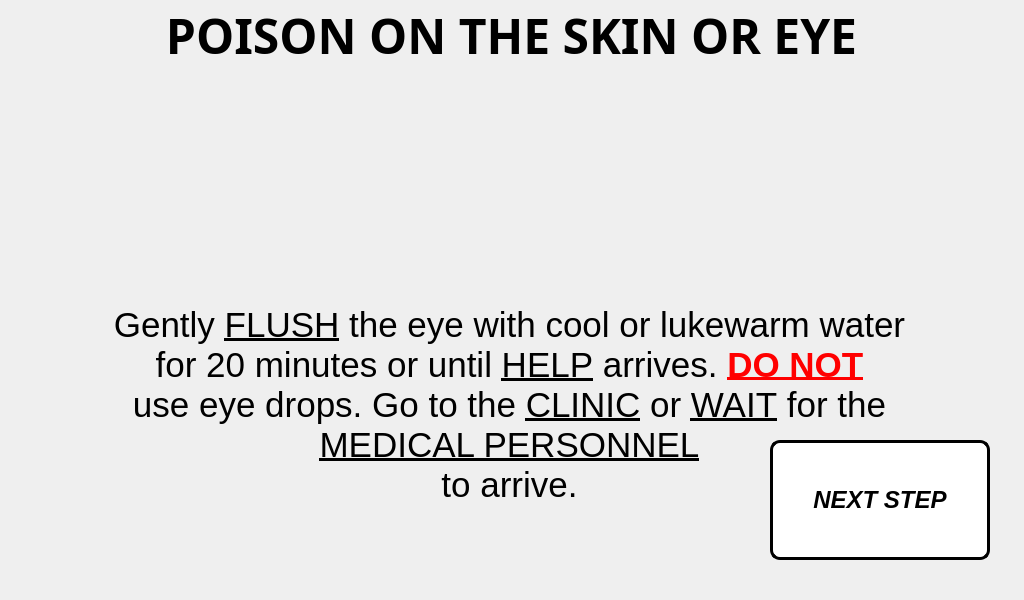
<?xml version="1.0" encoding="UTF-8"?>
<ui version="4.0">
 <class>step_5_window</class>
 <widget class="QMainWindow" name="step_5_window">
  <property name="geometry">
   <rect>
    <x>0</x>
    <y>0</y>
    <width>1024</width>
    <height>600</height>
   </rect>
  </property>
  <property name="minimumSize">
   <size>
    <width>1024</width>
    <height>600</height>
   </size>
  </property>
  <property name="maximumSize">
   <size>
    <width>1024</width>
    <height>600</height>
   </size>
  </property>
  <property name="windowTitle">
   <string>Step 1 Procedure</string>
  </property>
  <widget class="QWidget" name="centralwidget">
   <widget class="QLabel" name="title_step">
    <property name="geometry">
     <rect>
      <x>6</x>
      <y>0</y>
      <width>1011</width>
      <height>71</height>
     </rect>
    </property>
    <property name="font">
     <font>
      <family>Unispace</family>
      <pointsize>18</pointsize>
      <weight>75</weight>
      <bold>true</bold>
     </font>
    </property>
    <property name="text">
     <string>&lt;html&gt;&lt;head/&gt;&lt;body&gt;&lt;p&gt;&lt;span style=&quot; font-size:36pt;&quot;&gt;POISON ON THE SKIN OR EYE&lt;/span&gt;&lt;/p&gt;&lt;/body&gt;&lt;/html&gt;</string>
    </property>
    <property name="alignment">
     <set>Qt::AlignCenter</set>
    </property>
   </widget>
   <widget class="QLabel" name="text_steps">
    <property name="geometry">
     <rect>
      <x>19</x>
      <y>300</y>
      <width>981</width>
      <height>211</height>
     </rect>
    </property>
    <property name="font">
     <font>
      <pointsize>14</pointsize>
     </font>
    </property>
    <property name="text">
     <string>&lt;html&gt;&lt;head/&gt;&lt;body&gt;&lt;p align=&quot;center&quot;&gt;&lt;span style=&quot; font-family:'Calibri'; font-size:26pt; color:#000000;&quot;&gt;Gently &lt;/span&gt;&lt;span style=&quot; font-family:'Calibri'; font-size:26pt; text-decoration: underline; color:#000000;&quot;&gt;FLUSH&lt;/span&gt;&lt;span style=&quot; font-family:'Calibri'; font-size:26pt; color:#000000;&quot;&gt; the eye with cool or lukewarm water&lt;br/&gt;for 20 minutes or until &lt;/span&gt;&lt;span style=&quot; font-family:'Calibri'; font-size:26pt; text-decoration: underline; color:#000000;&quot;&gt;HELP&lt;/span&gt;&lt;span style=&quot; font-family:'Calibri'; font-size:26pt; color:#000000;&quot;&gt; arrives. &lt;/span&gt;&lt;span style=&quot; font-family:'Calibri'; font-size:26pt; font-weight:600; text-decoration: underline; color:#ff0000;&quot;&gt;DO NOT&lt;br/&gt;&lt;/span&gt;&lt;span style=&quot; font-family:'Calibri'; font-size:26pt; color:#000000;&quot;&gt;use eye drops. Go to the &lt;/span&gt;&lt;span style=&quot; font-family:'Calibri'; font-size:26pt; text-decoration: underline; color:#000000;&quot;&gt;CLINIC&lt;/span&gt;&lt;span style=&quot; font-family:'Calibri'; font-size:26pt; color:#000000;&quot;&gt; or &lt;/span&gt;&lt;span style=&quot; font-family:'Calibri'; font-size:26pt; text-decoration: underline; color:#000000;&quot;&gt;WAIT&lt;/span&gt;&lt;span style=&quot; font-family:'Calibri'; font-size:26pt; color:#000000;&quot;&gt; for the &lt;br/&gt;&lt;/span&gt;&lt;span style=&quot; font-family:'Calibri'; font-size:26pt; text-decoration: underline; color:#000000;&quot;&gt;MEDICAL PERSONNEL&lt;br/&gt;&lt;/span&gt;&lt;span style=&quot; font-family:'Calibri'; font-size:26pt; color:#000000;&quot;&gt;to arrive.&lt;/span&gt;&lt;/p&gt;&lt;/body&gt;&lt;/html&gt;</string>
    </property>
   </widget>
   <widget class="QLabel" name="gif_player_label">
    <property name="geometry">
     <rect>
      <x>330</x>
      <y>60</y>
      <width>360</width>
      <height>240</height>
     </rect>
    </property>
    <property name="minimumSize">
     <size>
      <width>360</width>
      <height>240</height>
     </size>
    </property>
    <property name="maximumSize">
     <size>
      <width>360</width>
      <height>240</height>
     </size>
    </property>
    <property name="font">
     <font>
      <family>Unispace</family>
      <pointsize>16</pointsize>
      <weight>75</weight>
      <bold>true</bold>
     </font>
    </property>
    <property name="lineWidth">
     <number>1</number>
    </property>
    <property name="text">
     <string/>
    </property>
    <property name="alignment">
     <set>Qt::AlignCenter</set>
    </property>
   </widget>
   <widget class="QPushButton" name="next_step_button">
    <property name="geometry">
     <rect>
      <x>770</x>
      <y>440</y>
      <width>220</width>
      <height>120</height>
     </rect>
    </property>
    <property name="minimumSize">
     <size>
      <width>220</width>
      <height>120</height>
     </size>
    </property>
    <property name="maximumSize">
     <size>
      <width>220</width>
      <height>120</height>
     </size>
    </property>
    <property name="font">
     <font>
      <pointsize>18</pointsize>
      <weight>75</weight>
      <italic>true</italic>
      <bold>true</bold>
     </font>
    </property>
    <property name="cursor">
     <cursorShape>PointingHandCursor</cursorShape>
    </property>
    <property name="styleSheet">
     <string notr="true">QPushButton:hover:!pressed
{
  background-color: rgb(195,30,60);
}

QPushButton
{
  background-color: white;
color: black;
border-style: outset;
border-width: 3px;
border-radius:10px;
border-color: black;
}</string>
    </property>
    <property name="text">
     <string>NEXT STEP</string>
    </property>
   </widget>
   <widget class="QLabel" name="label">
    <property name="geometry">
     <rect>
      <x>0</x>
      <y>0</y>
      <width>1024</width>
      <height>600</height>
     </rect>
    </property>
    <property name="minimumSize">
     <size>
      <width>1024</width>
      <height>600</height>
     </size>
    </property>
    <property name="maximumSize">
     <size>
      <width>1024</width>
      <height>600</height>
     </size>
    </property>
    <property name="text">
     <string/>
    </property>
    <property name="pixmap">
     <pixmap>../pictures/program_pictures/main_wallpaper.png</pixmap>
    </property>
   </widget>
   <zorder>label</zorder>
   <zorder>text_steps</zorder>
   <zorder>title_step</zorder>
   <zorder>gif_player_label</zorder>
   <zorder>next_step_button</zorder>
  </widget>
 </widget>
 <resources/>
 <connections/>
</ui>
